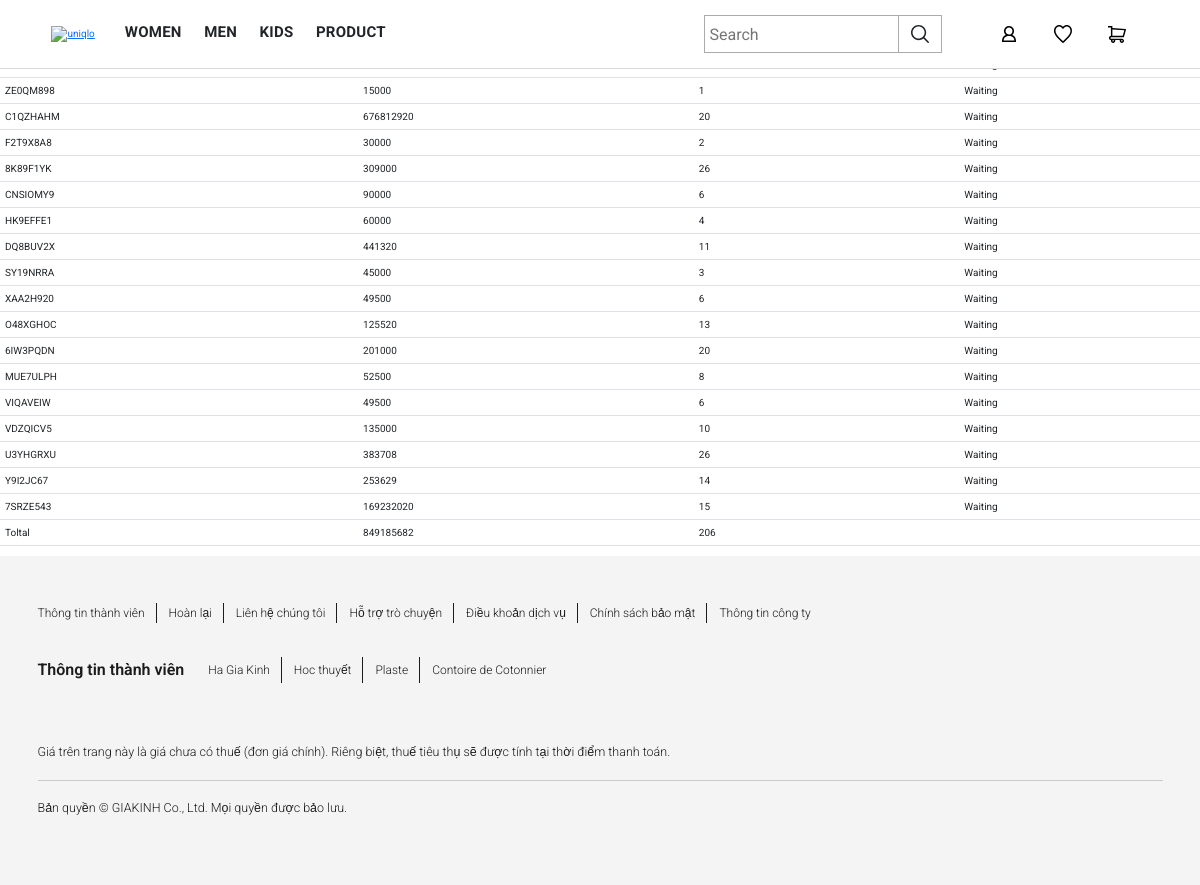
Page /order/ (signed in) on the earlier database version.
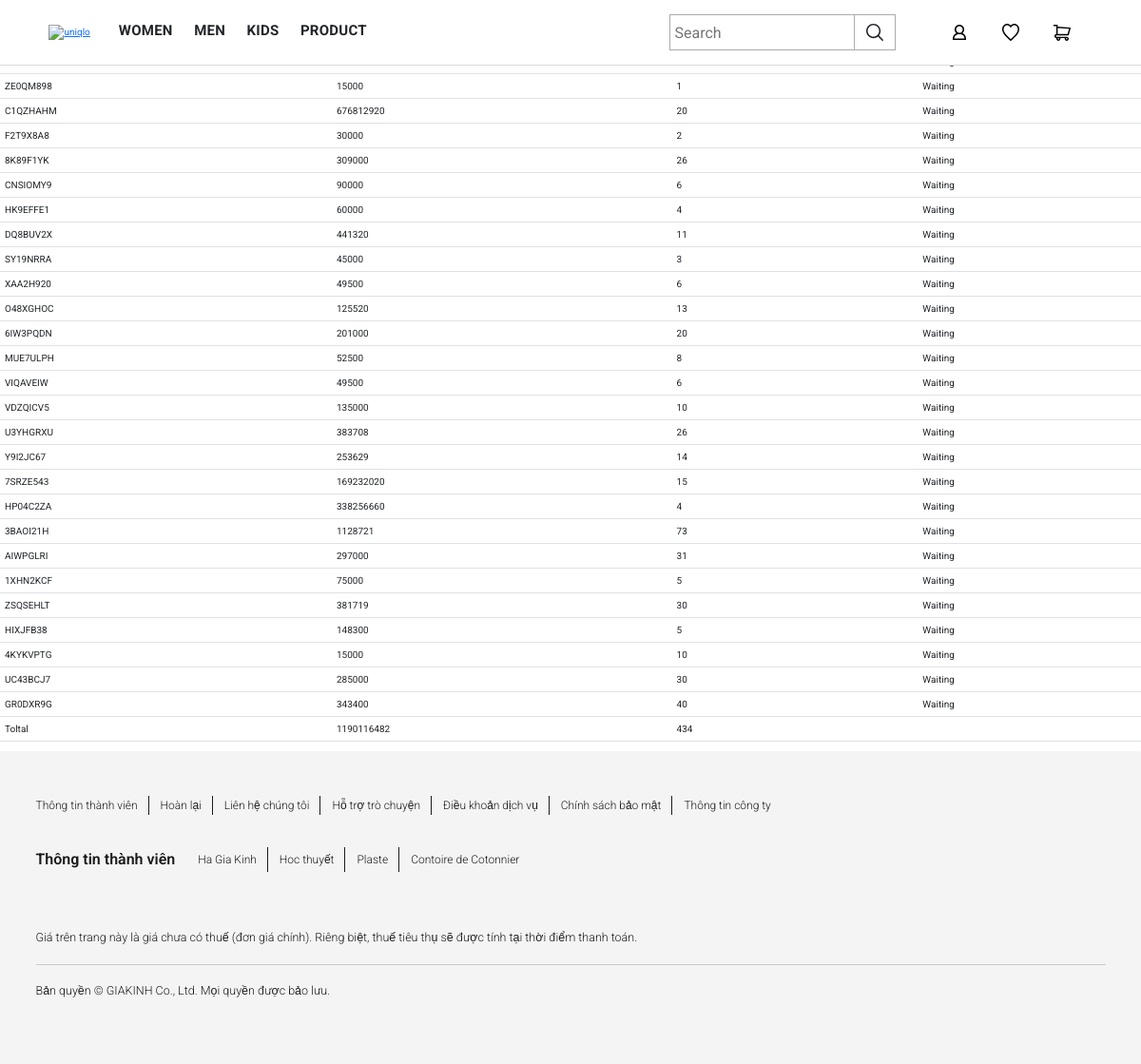
Same page on the later database version.
### order/models.py (models this page shows, shortened)
class Order(models.Model):
    user = models.ForeignKey(User, on_delete=models.CASCADE)
    code = models.CharField(default="XXXXXXX", max_length=256)
    state = models.CharField(default="Waiting", max_length=256)
    totalprice = models.IntegerField(default=0)
    quantity = models.IntegerField(default=0)
    date = models.DateTimeField(auto_now=True)

### appUser/views.py (the view)
# urls.py: path('order/', views.orderUser, name ='order'),
@login_required
def orderUser(request):
    orders = Order.objects.filter(user=request.user)
    totalprice=0
    quantity=0
    for order in orders:
        totalprice += order.totalprice
        quantity += order.quantity
    return render(request, 'user/order.html', {'orders': orders, 'totalprice': totalprice, 'quantity': quantity})

### templates/user/order.html
{% extends "base/base.html" %}
{% block block_body %}
<form action="" method="POST">
<table class="table">
    <tr>
        <th>CODE</th>
        <th>TotalPrice</th>
        <th>Quantity</th>
        <th>State</th>
    </tr>
    {% for order in orders %}
    <tr>
        <td>{{order.code}}</td>
        <td>{{order.totalprice}}</td>
        <td>{{order.quantity}}</td>
        <td>{{order.state}}</td>
    </tr>
    {% endfor %}
    <tr>
        <td>Toltal</td>
        <td>{{totalprice}}</td>
        <td>{{quantity}}</td>
        <td></td>
    </tr>
</table>
</form>
{% endblock %}

### templates/base/base.html (shortened to what this page needs)
{% load static %}
<!doctype html>
<html lang="en">
<head>
    <link href="https://cdn.jsdelivr.net/npm/bootstrap@5.0.0-beta1/dist/css/bootstrap.min.css" rel="stylesheet"
>
    <link href="//db.onlinewebfonts.com/c/13bf1d3e6c7119293f9c96e5678096e6?family=Uniqlo+Pro+Light" rel="stylesheet"
        type="text/css" />
    <link rel="stylesheet" href="https://cdnjs.cloudflare.com/ajax/libs/font-awesome/4.7.0/css/font-awesome.min.css">
    <link href="https://cdn.jsdelivr.net/npm/bootstrap@5.0.0-beta1/dist/css/bootstrap.min.css" rel="stylesheet"
>
    <link rel="stylesheet" href={% static "owlcarousel/assets/owl.carousel.min.css" %}>
    <link rel="stylesheet" href={% static "owlcarousel/assets/owl.theme.default.min.css" %}>
    <link rel="stylesheet" href={% static "style.css" %}>
</head>
<body>
    {% block block_body_not_nav %}
    <header class="header">
        <div class="container">
            <div class="layout">
                <nav class="header__left">
                    <div class="header__logo">
                        <a href="{% url 'home:index' %}"><img src={% static 'img/header.svg' %} alt="uniqlo" class="header__logo--img"></a>
                    </div>
                    <div class="header__list header__list--category">
                        <div>
                            <a href="#" class="header__category--link label--primary nav__text-wrapper"><span
                                    class="header-span">Women</span></a>
                            <a href="#" class="header__category--link label--primary nav__text-wrapper"><span
                                    class="header-span">Men</span></a>
                            <a href="#" class="header__category--link label--primary nav__text-wrapper"><span
                                    class="header-span">Kids</span></a>
                            <a href="{% url 'appProduct:product' %}" class="header__category--link label--primary nav__text-wrapper"><span
                                    class="header-span">product</span></a>
                        </div>
                    </div>
                </nav>
                <nav class="header__right">
                    <div class="header__search" style="margin-right: 2.5rem;">
                        <div class="header__search--content">
                            <form action="{% url 'appProduct:product' %}" class="header__search--form" method="GET">
                                <input type="text" name="name" id="id_name" class="header__search--input" placeholder="Search">
                                <button type="submit" class="search__button button__icon">
                                    <div class="button__icon--container">
                                    </div>
                                </button>
                            </form>
                        </div>
                    </div>
                    <div class="header__list header__list--icon header__icon--wrapper">
                        <div class="">
                            <button class="button__icon header__icon--user" style="margin-right: 1rem;">
                                <div class="button__icon--icon">
                                </div>
                            </button>
                        </div>
                        <a href="#" class="button__icon" style="margin-right: 1rem;">
                            <div class="button__icon--con">
                            </div>
                        </a>
                        <a href="{% url 'order:basket' %}" class="button__icon" style="margin-right: 1rem;">
                            <div class="button__icon--con">
                            </div>
                        </a>
                    </div>
                </nav>
            </div>
        </div>
    </header>
    {% block block_body %}
    {% endblock %}
    {% endblock block_body_not_nav %}
    <section class="footer">
        <div class="footer__layout container">
            <div>
                <footer class="footer__container">
                    <div class="footer__info">
                        <ul class="footer__info--list">
                            <li class="footer__info--item">
                                <a href="#" class="footer__info--link">
                                    <p class="footer__info--label">Thông tin thành viên</p>
                                </a>
                            </li>
                            <li class="footer__info--item">
                                <a href="#" class="footer__info--link">
                                    <p class="footer__info--label">Hoàn lại</p>
                                </a>
                            </li>
                            <li class="footer__info--item">
                                <a href="#" class="footer__info--link">
                                    <p class="footer__info--label">Liên hệ chúng tôi</p>
                                </a>
                            </li>
                            <li class="footer__info--item">
                                <a href="#" class="footer__info--link">
                                    <p class="footer__info--label">Hỗ trợ trò chuyện</p>
                                </a>
                            </li>
                            <li class="footer__info--item">
                                <a href="#" class="footer__info--link">
                                    <p class="footer__info--label">Điều khoản dịch vụ</p>
                                </a>
                            </li>
                            <li class="footer__info--item">
                                <a href="#" class="footer__info--link">
                                    <p class="footer__info--label">Chính sách bảo mật</p>
                                </a>
                            </li>
                            <li class="footer__info--item">
                                <a href="#" class="footer__info--link">
                                    <p class="footer__info--label">Thông tin công ty</p>
                                </a>
                            </li>
                        </ul>
                    </div>
                    <div class="footer__info">
                        <ul class="footer__info--list">
                            <li class="footer__info--item--title">
                                <a href="#" class="footer__info--link">
                                    <p class="footer__info--label--title">Thông tin thành viên</p>
                                </a>
                            </li>
                            <li class="footer__info--item">
                                <a href="#" class="footer__info--link">
                                    <p class="footer__info--label">Ha Gia Kinh</p>
                                </a>
                            </li>
                            <li class="footer__info--item">
                                <a href="#" class="footer__info--link">
                                    <p class="footer__info--label">Hoc thuyết</p>
                                </a>
                            </li>
                            <li class="footer__info--item">
                                <a href="#" class="footer__info--link">
                                    <p class="footer__info--label">Plaste</p>
                                </a>
                            </li>
                            <li class="footer__info--item">
                                <a href="#" class="footer__info--link">
                                    <p class="footer__info--label">Contoire de Cotonnier</p>
                                </a>
                            </li>
                        </ul>
                    </div>
                    <div class="footer__caption">
                        <p class="footer__caption--label">
                            Giá trên trang này là giá chưa có thuế (đơn giá chính). Riêng biệt, thuế tiêu thụ sẽ được tính tại thời điểm thanh toán.
                        </p>
                    </div>
                    <hr class="footer__line">
                    <div class="footer__copyright">
                        <div class="footer__caption">
                            <p class="footer__caption--label">
                                Bản quyền © GIAKINH Co., Ltd. Mọi quyền được bảo lưu.
                            </p>
                        </div>
                        <div class="footer__icon">
                            <ul class="footer__icon--list">
                            </ul>
                        </div>
                    </div>
                </footer>
            </div>
        </div>
    </section>
</body>
</html>

Differences in the rows shown:
added Order: code "HP04C2ZA", totalprice "338256660", quantity "4", state "Waiting"
added Order: code "3BAOI21H", totalprice "1128721", quantity "73", state "Waiting"
added Order: code "AIWPGLRI", totalprice "297000", quantity "31", state "Waiting"
added Order: code "1XHN2KCF", totalprice "75000", quantity "5", state "Waiting"
added Order: code "ZSQSEHLT", totalprice "381719", quantity "30", state "Waiting"
added Order: code "HIXJFB38", totalprice "148300", quantity "5", state "Waiting"
added Order: code "4KYKVPTG", totalprice "15000", quantity "10", state "Waiting"
added Order: code "UC43BCJ7", totalprice "285000", quantity "30", state "Waiting"
added Order: code "GR0DXR9G", totalprice "343400", quantity "40", state "Waiting"
Other differences:
{{ totalprice }}: "849185682" → "1190116482"
{{ quantity }}: "206" → "434"
